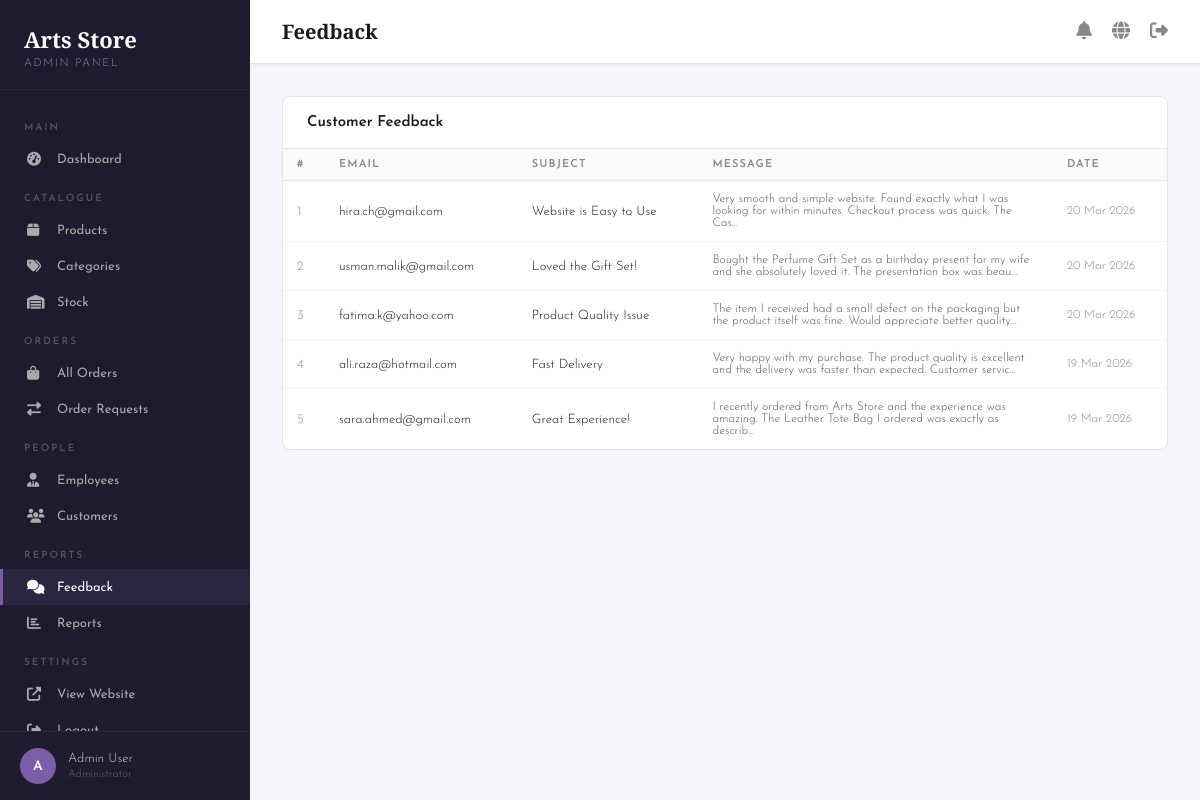
The page /admin/feedback.php (signed in) on the database its author committed.
### tables this page shows
CREATE TABLE feedback (
  feedback_id INT(11) NOT NULL AUTO_INCREMENT PRIMARY KEY,
  email VARCHAR(150),
  subject VARCHAR(255),
  message TEXT,
  created_at DATETIME DEFAULT CURRENT_TIMESTAMP
);

### admin/feedback.php (the view)
<?php $page_title='Feedback'; require_once 'includes/auth.php';
$feedbacks = $conn->query("SELECT * FROM feedback ORDER BY created_at DESC"); ?>
<div class="panel">
  <div class="panel-header"><h3>Customer Feedback</h3></div>
  <table class="dash-table">
    <thead><tr><th>#</th><th>Email</th><th>Subject</th><th>Message</th><th>Date</th></tr></thead>
    <tbody>
      <?php if($feedbacks&&$feedbacks->num_rows>0): $i=1; while($f=$feedbacks->fetch_assoc()): ?>
      <tr>
        <td style="color:var(--gray);"><?php echo $i++; ?></td>
        <td><?php echo htmlspecialchars($f['email']); ?></td>
        <td><?php echo htmlspecialchars($f['subject']??'—'); ?></td>
        <td style="max-width:300px;font-size:12px;color:#555;"><?php echo htmlspecialchars(substr($f['message'],0,120)).'...'; ?></td>
        <td style="font-size:12px;color:var(--gray);"><?php echo date('d M Y',strtotime($f['created_at'])); ?></td>
      </tr>
      <?php endwhile; else: ?>
      <tr><td colspan="5" style="text-align:center;padding:40px;color:var(--gray);">No feedback yet</td></tr>
      <?php endif; ?>
    </tbody>
  </table>
</div>
<?php require_once 'includes/footer.php'; ?>

### css/dashboard.css (style rules this page uses)
*, *::before, *::after { box-sizing: border-box; margin: 0; padding: 0; }
:root { --purple: #7B5EA7; --purple2: #9B7BC0; --purple-light: #f0ebf8; --dark: #1a1a1a; --sidebar: #1e1b2e; --sidebar2: #2a2640; --white: #ffffff; --bg: #f4f6fb; --border: #e4e4e4; --gray: #888; --green: #27ae60; --red: #e74c3c; --orange: #f39c12; --blue: #2980b9; }
body { font-family: 'Josefin Sans', sans-serif; font-weight: 300; background: var(--bg); color: var(--dark); min-height: 100vh; }
.panel { background: #fff; border: 1px solid var(--border); border-radius: 8px; margin-bottom: 24px; }
.panel-header { display: flex; align-items: center; justify-content: space-between; padding: 18px 24px; border-bottom: 1px solid var(--border); }
.panel-header h3 { font-size: 15px; font-weight: 600; color: var(--dark); }
.dash-table { width: 100%; border-collapse: collapse; font-size: 13px; }
.dash-table th { text-align: left; padding: 10px 14px; background: #fafafa; border-bottom: 1px solid var(--border); font-size: 11px; font-weight: 600; letter-spacing: .1em; text-transform: uppercase; color: var(--gray); }
.dash-table td { padding: 12px 14px; border-bottom: 1px solid #f5f5f5; vertical-align: middle; }
.dash-table tr:last-child td { border-bottom: none; }

### rows shown on the page
feedback: email "hira.ch@gmail.com", subject "Website is Easy to Use", message "Very smooth and simple website. Found exactly what I was looking for within minutes. Checkout process was quick. The Cas", created_at "20 Mar 2026"
feedback: email "usman.malik@gmail.com", subject "Loved the Gift Set!", message "Bought the Perfume Gift Set as a birthday present for my wife and she absolutely loved it. The presentation box was beau", created_at "20 Mar 2026"
feedback: email "fatima.k@yahoo.com", subject "Product Quality Issue", message "The item I received had a small defect on the packaging but the product itself was fine. Would appreciate better quality", created_at "20 Mar 2026"
feedback: email "ali.raza@hotmail.com", subject "Fast Delivery", message "Very happy with my purchase. The product quality is excellent and the delivery was faster than expected. Customer servic", created_at "19 Mar 2026"
feedback: email "sara.ahmed@gmail.com", subject "Great Experience!", message "I recently ordered from Arts Store and the experience was amazing. The Leather Tote Bag I ordered was exactly as describ", created_at "19 Mar 2026"

### other values the page prints
substr($_SESSION['admin_name']??'A',0,1) "A"
$_SESSION['admin_name'] "Admin User"
$page_title "Feedback"
